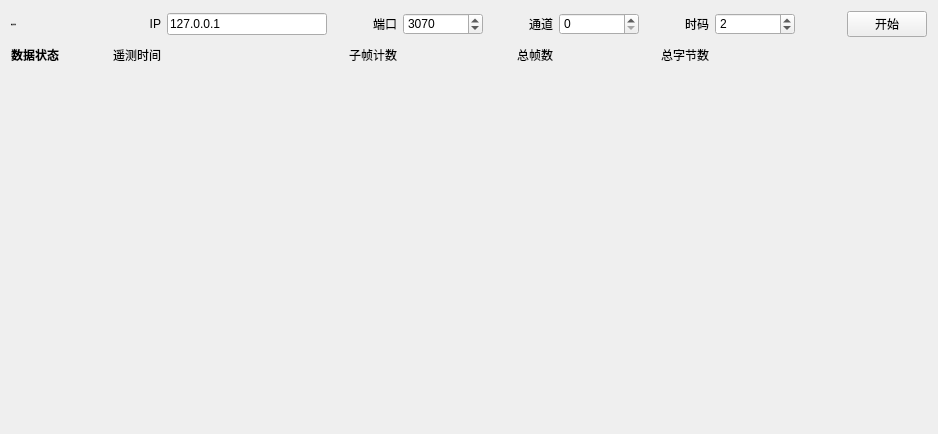
<?xml version="1.0" encoding="UTF-8"?>
<ui version="4.0">
 <class>MainWin</class>
 <widget class="QWidget" name="MainWin">
  <property name="geometry">
   <rect>
    <x>0</x>
    <y>0</y>
    <width>937</width>
    <height>434</height>
   </rect>
  </property>
  <property name="windowTitle">
   <string>Video Test</string>
  </property>
  <property name="styleSheet">
   <string notr="true">*{font: normal 13px &quot;Microsoft Yahei&quot;}

#Title1, #Title2 {font-weight:bold;}
/*
QLabel {background-color:#eee}
#Info {background-color:transparent}
*/
</string>
  </property>
  <layout class="QVBoxLayout" name="verticalLayout" stretch="0,0,0,1">
   <item>
    <layout class="QHBoxLayout" name="horizontalLayout_2" stretch="0,0,0,0,0,0,0,0,0,0,0,1">
     <item>
      <widget class="QLabel" name="Title1">
       <property name="minimumSize">
        <size>
         <width>80</width>
         <height>24</height>
        </size>
       </property>
       <property name="maximumSize">
        <size>
         <width>80</width>
         <height>24</height>
        </size>
       </property>
       <property name="font">
        <font>
         <family>Microsoft Yahei</family>
         <pointsize>-1</pointsize>
         <weight>75</weight>
         <italic>false</italic>
         <bold>true</bold>
        </font>
       </property>
       <property name="text">
        <string>接收机配置</string>
       </property>
      </widget>
     </item>
     <item>
      <widget class="QLabel" name="label_4">
       <property name="minimumSize">
        <size>
         <width>64</width>
         <height>0</height>
        </size>
       </property>
       <property name="maximumSize">
        <size>
         <width>64</width>
         <height>16777215</height>
        </size>
       </property>
       <property name="text">
        <string>IP</string>
       </property>
       <property name="alignment">
        <set>Qt::AlignRight|Qt::AlignTrailing|Qt::AlignVCenter</set>
       </property>
      </widget>
     </item>
     <item>
      <widget class="QLineEdit" name="IpEdit">
       <property name="sizePolicy">
        <sizepolicy hsizetype="Fixed" vsizetype="Fixed">
         <horstretch>0</horstretch>
         <verstretch>0</verstretch>
        </sizepolicy>
       </property>
       <property name="minimumSize">
        <size>
         <width>160</width>
         <height>0</height>
        </size>
       </property>
       <property name="maximumSize">
        <size>
         <width>160</width>
         <height>16777215</height>
        </size>
       </property>
       <property name="text">
        <string>127.0.0.1</string>
       </property>
      </widget>
     </item>
     <item>
      <widget class="QLabel" name="label_5">
       <property name="minimumSize">
        <size>
         <width>64</width>
         <height>0</height>
        </size>
       </property>
       <property name="maximumSize">
        <size>
         <width>64</width>
         <height>16777215</height>
        </size>
       </property>
       <property name="text">
        <string>    端口</string>
       </property>
       <property name="alignment">
        <set>Qt::AlignRight|Qt::AlignTrailing|Qt::AlignVCenter</set>
       </property>
      </widget>
     </item>
     <item>
      <widget class="QSpinBox" name="PortEdit">
       <property name="minimumSize">
        <size>
         <width>80</width>
         <height>0</height>
        </size>
       </property>
       <property name="maximumSize">
        <size>
         <width>80</width>
         <height>16777215</height>
        </size>
       </property>
       <property name="minimum">
        <number>1000</number>
       </property>
       <property name="maximum">
        <number>65535</number>
       </property>
       <property name="value">
        <number>3070</number>
       </property>
      </widget>
     </item>
     <item>
      <widget class="QLabel" name="label_6">
       <property name="minimumSize">
        <size>
         <width>64</width>
         <height>0</height>
        </size>
       </property>
       <property name="maximumSize">
        <size>
         <width>64</width>
         <height>16777215</height>
        </size>
       </property>
       <property name="text">
        <string>    通道</string>
       </property>
       <property name="alignment">
        <set>Qt::AlignRight|Qt::AlignTrailing|Qt::AlignVCenter</set>
       </property>
      </widget>
     </item>
     <item>
      <widget class="QSpinBox" name="ChannelEdit">
       <property name="minimumSize">
        <size>
         <width>80</width>
         <height>0</height>
        </size>
       </property>
       <property name="maximumSize">
        <size>
         <width>80</width>
         <height>16777215</height>
        </size>
       </property>
      </widget>
     </item>
     <item>
      <widget class="QLabel" name="label_7">
       <property name="minimumSize">
        <size>
         <width>64</width>
         <height>0</height>
        </size>
       </property>
       <property name="maximumSize">
        <size>
         <width>64</width>
         <height>16777215</height>
        </size>
       </property>
       <property name="text">
        <string>    时码</string>
       </property>
       <property name="alignment">
        <set>Qt::AlignRight|Qt::AlignTrailing|Qt::AlignVCenter</set>
       </property>
      </widget>
     </item>
     <item>
      <widget class="QSpinBox" name="TimeCodeEdit">
       <property name="minimumSize">
        <size>
         <width>80</width>
         <height>0</height>
        </size>
       </property>
       <property name="maximumSize">
        <size>
         <width>80</width>
         <height>16777215</height>
        </size>
       </property>
       <property name="value">
        <number>2</number>
       </property>
      </widget>
     </item>
     <item>
      <widget class="QLabel" name="label_10">
       <property name="minimumSize">
        <size>
         <width>40</width>
         <height>0</height>
        </size>
       </property>
       <property name="maximumSize">
        <size>
         <width>40</width>
         <height>16777215</height>
        </size>
       </property>
       <property name="text">
        <string/>
       </property>
      </widget>
     </item>
     <item>
      <widget class="QPushButton" name="Start">
       <property name="text">
        <string>开始</string>
       </property>
       <property name="checkable">
        <bool>true</bool>
       </property>
      </widget>
     </item>
     <item>
      <spacer name="horizontalSpacer">
       <property name="orientation">
        <enum>Qt::Horizontal</enum>
       </property>
       <property name="sizeHint" stdset="0">
        <size>
         <width>40</width>
         <height>20</height>
        </size>
       </property>
      </spacer>
     </item>
    </layout>
   </item>
   <item>
    <layout class="QHBoxLayout" name="horizontalLayout">
     <item>
      <widget class="QLabel" name="Title2">
       <property name="minimumSize">
        <size>
         <width>80</width>
         <height>24</height>
        </size>
       </property>
       <property name="maximumSize">
        <size>
         <width>80</width>
         <height>24</height>
        </size>
       </property>
       <property name="text">
        <string>数据状态</string>
       </property>
      </widget>
     </item>
     <item>
      <widget class="QLabel" name="label">
       <property name="minimumSize">
        <size>
         <width>64</width>
         <height>0</height>
        </size>
       </property>
       <property name="maximumSize">
        <size>
         <width>64</width>
         <height>16777215</height>
        </size>
       </property>
       <property name="text">
        <string>遥测时间</string>
       </property>
       <property name="alignment">
        <set>Qt::AlignRight|Qt::AlignTrailing|Qt::AlignVCenter</set>
       </property>
      </widget>
     </item>
     <item>
      <widget class="QLabel" name="TmTime">
       <property name="sizePolicy">
        <sizepolicy hsizetype="Fixed" vsizetype="Fixed">
         <horstretch>0</horstretch>
         <verstretch>0</verstretch>
        </sizepolicy>
       </property>
       <property name="minimumSize">
        <size>
         <width>160</width>
         <height>0</height>
        </size>
       </property>
       <property name="maximumSize">
        <size>
         <width>160</width>
         <height>16777215</height>
        </size>
       </property>
       <property name="text">
        <string/>
       </property>
      </widget>
     </item>
     <item>
      <widget class="QLabel" name="label_3">
       <property name="minimumSize">
        <size>
         <width>64</width>
         <height>0</height>
        </size>
       </property>
       <property name="maximumSize">
        <size>
         <width>64</width>
         <height>16777215</height>
        </size>
       </property>
       <property name="text">
        <string>子帧计数</string>
       </property>
       <property name="alignment">
        <set>Qt::AlignRight|Qt::AlignTrailing|Qt::AlignVCenter</set>
       </property>
      </widget>
     </item>
     <item>
      <widget class="QLabel" name="SFID">
       <property name="minimumSize">
        <size>
         <width>80</width>
         <height>0</height>
        </size>
       </property>
       <property name="maximumSize">
        <size>
         <width>80</width>
         <height>16777215</height>
        </size>
       </property>
       <property name="text">
        <string/>
       </property>
      </widget>
     </item>
     <item>
      <widget class="QLabel" name="label_8">
       <property name="minimumSize">
        <size>
         <width>64</width>
         <height>0</height>
        </size>
       </property>
       <property name="maximumSize">
        <size>
         <width>64</width>
         <height>16777215</height>
        </size>
       </property>
       <property name="text">
        <string>总帧数</string>
       </property>
       <property name="alignment">
        <set>Qt::AlignRight|Qt::AlignTrailing|Qt::AlignVCenter</set>
       </property>
      </widget>
     </item>
     <item>
      <widget class="QLabel" name="FrameCount">
       <property name="minimumSize">
        <size>
         <width>80</width>
         <height>0</height>
        </size>
       </property>
       <property name="maximumSize">
        <size>
         <width>80</width>
         <height>16777215</height>
        </size>
       </property>
       <property name="text">
        <string/>
       </property>
      </widget>
     </item>
     <item>
      <widget class="QLabel" name="label_9">
       <property name="minimumSize">
        <size>
         <width>64</width>
         <height>0</height>
        </size>
       </property>
       <property name="maximumSize">
        <size>
         <width>64</width>
         <height>16777215</height>
        </size>
       </property>
       <property name="text">
        <string>总字节数</string>
       </property>
       <property name="alignment">
        <set>Qt::AlignRight|Qt::AlignTrailing|Qt::AlignVCenter</set>
       </property>
      </widget>
     </item>
     <item>
      <widget class="QLabel" name="Bytes">
       <property name="minimumSize">
        <size>
         <width>80</width>
         <height>0</height>
        </size>
       </property>
       <property name="maximumSize">
        <size>
         <width>80</width>
         <height>16777215</height>
        </size>
       </property>
       <property name="text">
        <string/>
       </property>
      </widget>
     </item>
     <item>
      <spacer name="horizontalSpacer_2">
       <property name="orientation">
        <enum>Qt::Horizontal</enum>
       </property>
       <property name="sizeHint" stdset="0">
        <size>
         <width>40</width>
         <height>20</height>
        </size>
       </property>
      </spacer>
     </item>
    </layout>
   </item>
   <item>
    <widget class="QLabel" name="Info">
     <property name="text">
      <string/>
     </property>
    </widget>
   </item>
   <item>
    <widget class="QWidget" name="Player" native="true"/>
   </item>
  </layout>
 </widget>
 <resources/>
 <connections/>
</ui>
